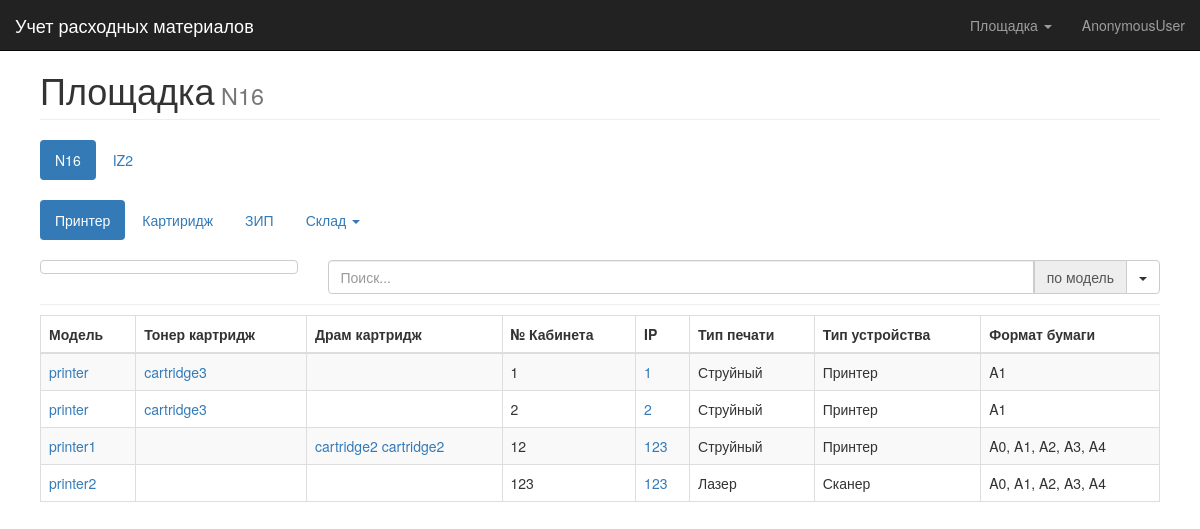
Page /printer/all/space/1/ on the committed database.
### space/models.py (models this page shows, shortened)
class Space(models.Model):
    name = models.CharField(max_length=50, unique=True, verbose_name='имя')
    description = models.TextField(blank=True, null=True, verbose_name='описание')
    apps = models.ManyToManyField(InventoryApp, blank=True, related_name='spaces', verbose_name='приложение')
    class Meta:
        verbose_name = 'площадка'
        verbose_name_plural = 'площадка'

### inventory/models.py (models this page shows, shortened)
class InventoryApp(models.Model):
    app_name = models.CharField(max_length=50, unique=True, verbose_name='имя')
    verbose_name = models.CharField(max_length=50, verbose_name='полное имя')
    view_name_url = models.CharField(max_length=50, verbose_name='view_name_url')
    description = models.TextField(blank=True, null=True, verbose_name='описание')
    class Meta:
        verbose_name = 'приложение inventory'
        verbose_name_plural = 'приложения inventory'
    def get_url(self):
        return self.view_name_url

### printer/models.py (models this page shows, shortened)
class BasePrinter(models.Model):
    class Meta:
        verbose_name = 'принтер'
        verbose_name_plural = 'принтеры'
    name = models.CharField(max_length=50, unique=True, verbose_name='имя')
    type_printing = models.CharField(max_length=10, choices=PRINTING_TYPE, verbose_name='технология печати')
    type = models.CharField(max_length=10, choices=PRINTER_TYPE, verbose_name='тип устройства')
    color = models.CharField(max_length=10, choices=CARTRIDGE_COLOR, verbose_name='цвет')
    type_paper = models.CharField(max_length=50, choices=PAPER_TYPE, verbose_name='формат бумаги')
    info_consumables = models.URLField(max_length=200, blank=True, null=True,
                                       verbose_name='информация по расходникам')
    description = models.TextField(blank=True, null=True, verbose_name='описание')

class BaseCartridge(models.Model):
    class Meta:
        verbose_name = 'картридж'
        verbose_name_plural = 'картриджи'
    name = models.CharField(max_length=50, unique=True, verbose_name='имя')
    type = models.CharField(max_length=10, choices=CARTRIDGE_TYPE, verbose_name='тип картриджа')
    color = models.CharField(max_length=10, choices=CARTRIDGE_COLOR,
                             blank=True, null=True, verbose_name='цвет',
                             help_text='заполнить поле только для \'тонер-картиржа\'',)
    recycling = models.BooleanField(verbose_name='Рециклинг',
                                    help_text='заполнить поле только для "тонер-картиржа"')
    base_printers = models.ManyToManyField(BasePrinter, blank=True, related_name='base_cartridges',
                                           verbose_name='принтер')
    description = models.TextField(blank=True, null=True, verbose_name='описание')

class Printer(models.Model):
    class Meta:
        verbose_name = 'принтер организации'
        verbose_name_plural = 'принтеры организации'
    base_printer = models.ForeignKey(BasePrinter, related_name='printers',
                                     verbose_name='принтер')
    space = models.ForeignKey(Space, related_name='printers', verbose_name='площадка')
    cabinet = models.CharField(max_length=50, verbose_name='№ кабинета')
    user = models.CharField(max_length=50, blank=True, null=True, verbose_name='пользователь')
    login = models.CharField(max_length=50, blank=True, null=True, verbose_name='user')
    password = models.CharField(max_length=50, blank=True, null=True, verbose_name='password')
    ip = models.CharField(max_length=15, verbose_name='IP',
                          help_text='если принтер не сетевой, то поле заполнить значением: USB')
    sn = models.CharField(max_length=20, blank=True, null=True, verbose_name='серийный номер')
    date = models.DateField(blank=True, null=True, verbose_name='дата установки')
    description = models.TextField(blank=True, null=True, verbose_name='примечание')
    image = models.ImageField(blank=True, null=True, upload_to='printers/')
    is_active = models.BooleanField(default=True, verbose_name='используется')
    objects = managers.PrinterManager()
    def get_items_cartridge(self, space_id, type_cartridge):
        items = list()
        if type_cartridge == 'TONER':
            is_type = lambda t: t != 'DRAM'
        elif type_cartridge == 'DRAM':
            is_type = lambda t: t == 'DRAM'
        else:
            return None
        items += [Item(c.base_cartridge.name, reverse('printer:cartridge', args=[c.pk]))
                  for bc in self.base_printer.base_cartridges.all()
                  if is_type(bc.type)
                  for c in bc.cartridges.all()
                  if c.is_active and c.space.pk == space_id]
        return items

### printer/views.py (the view)
# urls.py: url(r'^all/space/(\d+)/$', views.printer_all_view, name='printer_all'),
def printer_all_view(request, space_id):
    space = get_object_or_404(models.Space, pk=int(space_id))
    table = models.Printer.objects.get_table(int(space_id))
    args = {
        'space': space,
        'app_name': 'printer',
        'table': table,
    }
    return render(request, 'space/base_table.html', args)

### inventory/table.py (called while the page is built)
    def append(self, *cell, category=None):
        self.rows.append(Rows(*cell, category=None))

### space/context_processors.py (called while the page is built)
def spaces(request):
    return {'spaces': Space.objects.all()}

### space/templates/space/base_table.html (shortened to what this page needs)
{% extends 'space/base.html' %}
{% load staticfiles %}
{% block tab_content %}
    {% include 'inventory/block_table_and_search.html' %}
{% endblock %}

### space/templates/space/base.html (shortened to what this page needs)
{% extends 'inventory/base.html' %}
{% load staticfiles %}
{% block content %}
    <h1 class="page-header hidden-print">Площадка<small> {{ space.name }}</small></h1>
    <ul class="nav nav-pills hidden-print">
        {% for s in spaces %}
            <li{% if s.pk == space.pk %} class="active"{% endif %}><a href="{% url 'space:space' s.pk %}">{{ s.name }}</a></li>
        {% endfor %}
    </ul>
    <ul class="nav nav-pills nav-sub-tabs  hidden-print">
        {% for a in space.apps.all %}
            {% if a.app_name == 'storage' %}
                <li class="dropdown{% if storage %} active{% endif %}">
                    <a class="dropdown-toggle" data-toggle="dropdown" href="#">{{ a.verbose_name }} <span class="caret"></span></a>
                </li>
            {% else %}
                <li{% if a.app_name == app_name %} class="active"{% endif %}><a href="{% url a.get_url space.pk %}">{{ a.verbose_name }}</a></li>
            {% endif %}
        {% endfor %}
    </ul>
    <div class="tab-content">
        <div class="tab-pane active">
            {% block tab_content %}
            {% endblock %}
        </div>
    </div>
{% endblock %}

### inventory/templates/inventory/block_table.html (shortened to what this page needs)
<table id="{{ id_table }}" class="table {{ add_table_class }}">
    <thead>
        <tr>
            {% for header in table.header %}
                <th><div>{{ header }}</div></th>
            {% endfor %}
        </tr>
    </thead>
    <tbody>
        {% for row in table.rows %}
            <tr{% if row.category %} data-category-id="{{ row.category }}" {% endif %}>
                {% for cell in row.cell %}
                    <td{% if cell.status %} class="{{ cell.status }}"{% endif %}>
                        {% if cell.items %}
                            {% for item in cell.items %}
                                {% if item.url %}
                                    <a href="{{ item.url }}">{{ item.name }}</a>
                                {% elif item.name %}
                                    {{ item.name }}
                                {% endif %}
                            {% endfor %}
                        {% elif cell.url %}
                            <a href="{{ cell.url }}">{{ cell.name }}</a>
                        {% elif cell.name %}
                            {{ cell.name }}
                        {% endif %}
                    </td>
                {% endfor %}
            </tr>
        {% endfor %}
    </tbody>
</table>

### inventory/static/inventory/css/dashboard.css (style rules this page uses)
body { padding-top: 50px; }
.main .page-header { margin-top: 0; }
.nav-sub-tabs { margin-top: 20px; }
.tableSort thead tr th { cursor: pointer; }

### rows in the picture
Space: name "N16"
Space: name "IZ2"
InventoryApp: verbose_name "Принтер"
InventoryApp: verbose_name "Картиридж"
InventoryApp: verbose_name "ЗИП"
InventoryApp: verbose_name "Склад"
BasePrinter: name "printer" "printer", name "Струйный" "Принтер" "A1" "Струйный" "Принтер" "A1"
BaseCartridge: name "cartridge3" "cartridge3"
BasePrinter: name "printer1", name "Струйный" "Принтер" "A0, A1, A2, A3, A4"
BaseCartridge: name "cartridge2" "cartridge2"
Printer: name "12", name "123"
BasePrinter: name "printer2", name "Лазер" "Сканер" "A0, A1, A2, A3, A4"
Printer: name "123", name "123"

### other values in the picture
{{ user }} "AnonymousUser"
{{ header }} "Модель" "Тонер картридж" "Драм картридж" "№ Кабинета" "IP" "Тип печати" "Тип устройства" "Формат бумаги"
{{ cell.name }} "1" "2"
